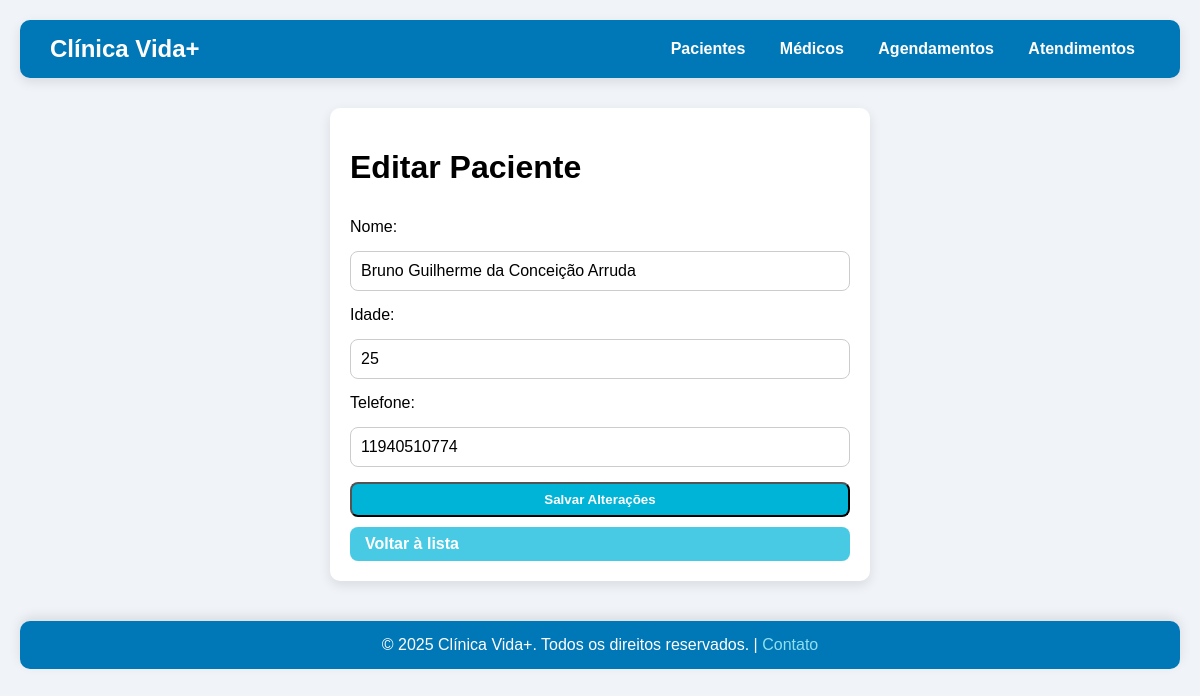
The page /editar/1 on the database its author committed.
### app.py (models this page shows)
class Paciente(db.Model):
    id = db.Column(db.Integer, primary_key=True)
    nome = db.Column(db.String(100), nullable=False)
    idade = db.Column(db.Integer, nullable=False)
    telefone = db.Column(db.String(20), nullable=False)
    atendimentos = db.relationship('Atendimento', backref='paciente', lazy=True, cascade="all, delete")
    agendamentos = db.relationship('Agendamento', backref='paciente', lazy=True, cascade="all, delete")

### app.py (the view)
@app.route('/editar/<int:id>', methods=['GET', 'POST'])
def editar(id):
    paciente = Paciente.query.get_or_404(id)
    if request.method == 'POST':
        paciente.nome = request.form['nome']
        paciente.idade = request.form['idade']
        paciente.telefone = request.form['telefone']
        db.session.commit()
        return redirect(url_for('index'))
    return render_template('editar.html', paciente=paciente)

### templates/editar.html
{% extends "base.html" %}
{% block content %}
<div class="cadastrar-container">
    <div class="card cadastrar-card">
        <h1>Editar Paciente</h1>
        <form method="POST">
            <label for="nome">Nome:</label>
            <input type="text" id="nome" name="nome" value="{{ paciente.nome }}" required>
            <label for="idade">Idade:</label>
            <input type="number" id="idade" name="idade" value="{{ paciente.idade }}" required>
            <label for="telefone">Telefone:</label>
            <input type="text" id="telefone" name="telefone" value="{{ paciente.telefone }}" required>
            <button type="submit" class="btn">Salvar Alterações</button>
        </form>
        <a href="{{ url_for('index') }}" class="btn btn-voltar">Voltar à lista</a>
    </div>
</div>
{% endblock %}

### static/style.css (style rules this page uses)
body { font-family: Arial, sans-serif; background-color: #f0f4f8; margin: 0; padding: 20px; }
.card { background-color: white; border-radius: 10px; padding: 20px; box-shadow: 0 4px 12px rgba(0,0,0,0.1); transition: transform 0.3s, box-shadow 0.3s; display: flex; flex-direction: column; gap: 10px; }
.btn { display: inline-block; padding: 8px 15px; background-color: #00b4d8; color: white; border-radius: 8px; text-decoration: none; font-weight: bold; transition: transform 0.2s, background-color 0.2s; }
.btn-voltar { background-color: #48cae4; }
form { display: flex; flex-direction: column; gap: 15px; }
input[type="text"], input[type="number"], input[type="date"], input[type="time"], select, textarea { padding: 10px; border-radius: 8px; border: 1px solid #ccc; font-size: 1rem; width: 100%; box-sizing: border-box; }
.cadastrar-container { display: flex; justify-content: center; margin-bottom: 30px; }
.cadastrar-card { width: 100%; max-width: 500px; }

### rows shown on the page
Paciente: nome "Bruno Guilherme da Conceição Arruda", idade "25", telefone "11940510774"
